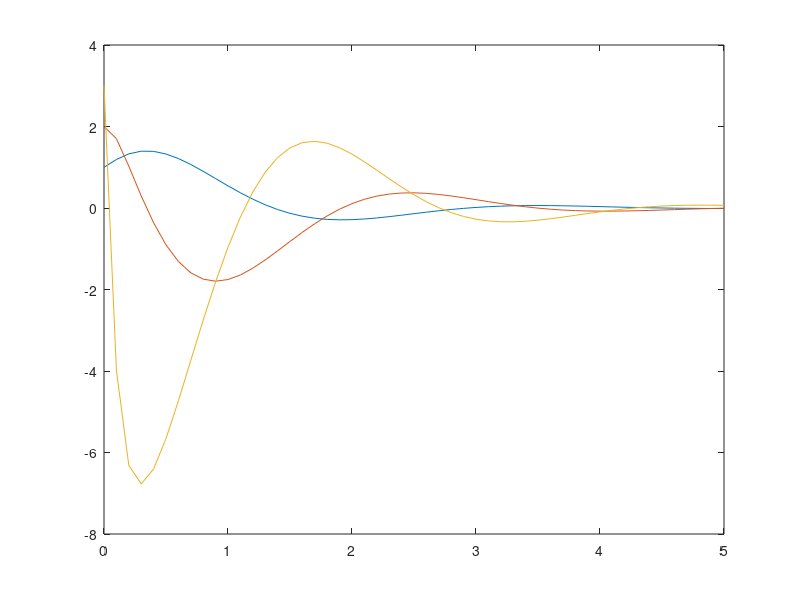

MATLAB code to generate this figure:
clear all
clc

%% Sistema
A = [0 1 0; 0 -1 1; 0 0 -5];
B = [0 0 5]';

%% Test di controllabilità
% C = [B A*B A^2*B];
C = ctrb(A,B);
disp("Rango di C: " + rank(C))

%% Pole placement

% Poli desiderati a ciclo chiuso
p = [-1+2*1i,-1-2*1i,-10];

% gamma = [0 0 1]*inv(C);
gamma = [0 0 1]/C;

% Coefficienti polinomio caratteristico desiderato
coef = conv([1,-p(3)],conv([1 -p(1)],[1 -p(2)]));

% Polinomio caratteristico valutato in A
pA = coef(1)*A^3 + coef(2)*A^2 + coef(3)*A + coef(4)*eye(size(A,1));

% Guadagno del controllore
K = -gamma*pA;

% Verifica
disp("Autovalori a ciclo chiuso " + eig(A+B*K))

%% Metodi alternativi

K1 = -acker(A,B,p);

K2 = -place(A,B,p);

%% Simulazione
x0 = [1 2 3]';
sys = ss(A+B*K,B,eye(3),0);
t = 0:0.1:5;
u = 0*t;

x = lsim(sys,u,t,x0);

figure
plot(t,x)




